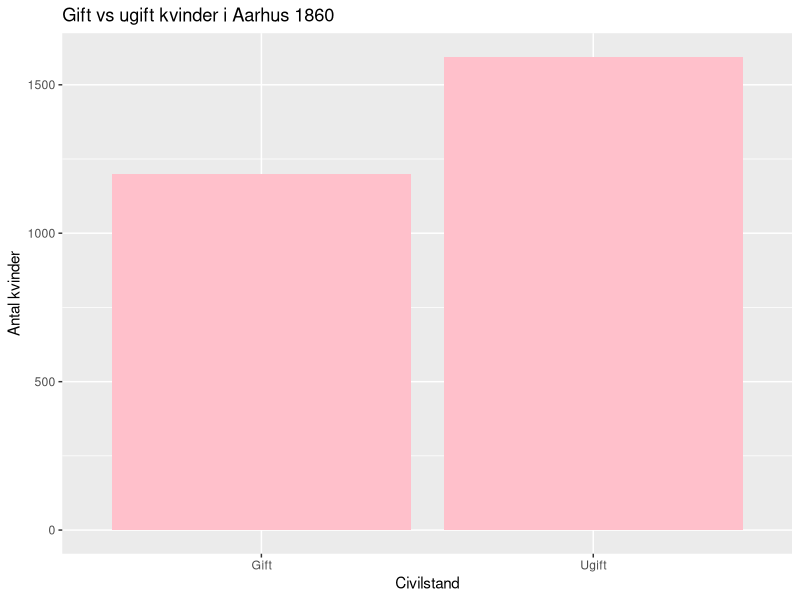
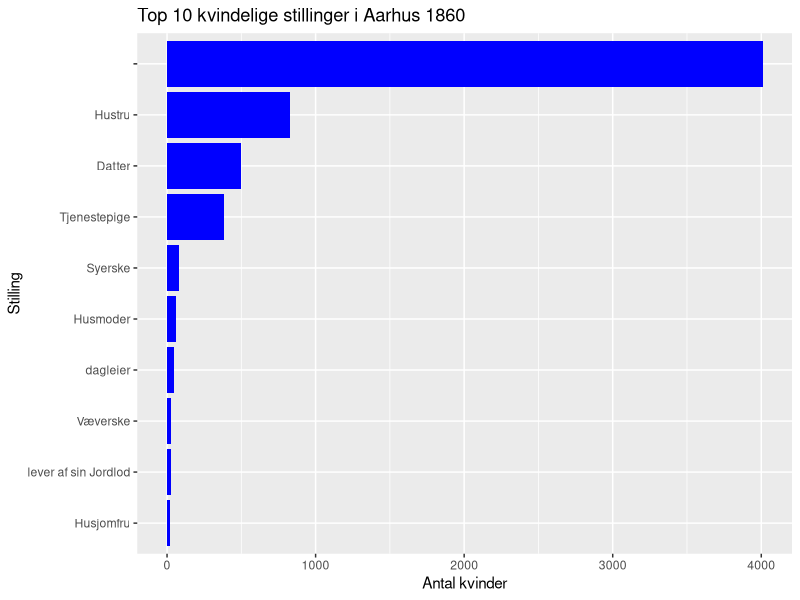
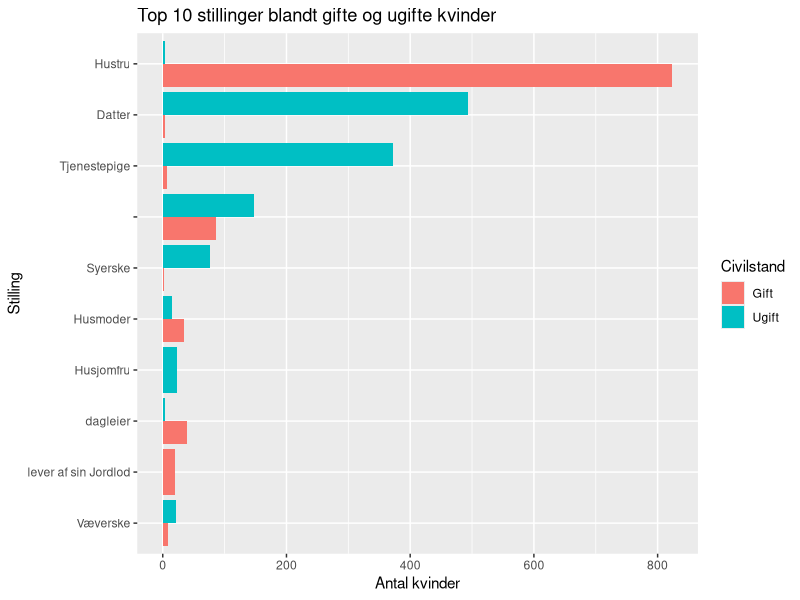

These charts were generated, in order, by the following R code:
## ---- chunk 1
library(tidyverse)
library(ggplot2)
library(dplyr)

data <- read.csv(
  "data/census-1860-original-csv.csv",
  fileEncoding = "UTF-8"
)

## ---- chunk 2
data %>%
  mutate(civilstand = ifelse(is.na(civilstand) | civilstand == "",
                             "Ukendt/Mangler",
                             civilstand)) %>%
  count(civilstand)
## ---- chunk 3
civil_subset <- data %>%
  filter(civilstand %in% c("Gift", "Ugift"))

ggplot(civil_subset, aes(x = civilstand)) +
  geom_bar(fill = "pink") +
  labs(
    title = "Gift vs ugift kvinder i Aarhus 1860",
    x = "Civilstand",
    y = "Antal kvinder"
  )
## ---- chunk 4
top10 <- data %>%
  count(stilling, sort = TRUE) %>%
  slice(1:10)

top10
## ---- chunk 5
ggplot(top10, aes(x = reorder(stilling, n), y = n)) +
  geom_col(fill = "blue") +
  coord_flip() +
  labs(
    title = "Top 10 kvindelige stillinger i Aarhus 1860",
    x = "Stilling",
    y = "Antal kvinder"
  )
## ---- chunk 6
top10_stillinger <- data %>%
  count(stilling, sort = TRUE) %>%
  slice(1:10)

civil_stilling <- data %>%
  filter(
    civilstand %in% c("Gift", "Ugift"),
    stilling %in% top10_stillinger$stilling
  ) %>%
  count(civilstand, stilling)

ggplot(civil_stilling,
       aes(x = reorder(stilling, n), y = n, fill = civilstand)) +
  geom_col(position = "dodge") +
  coord_flip() +
  labs(
    title = "Top 10 stillinger blandt gifte og ugifte kvinder",
    x = "Stilling",
    y = "Antal kvinder",
    fill = "Civilstand"
  )
